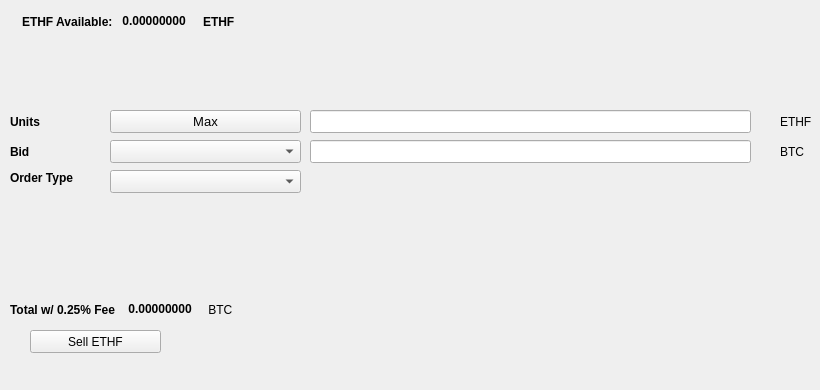
   <widget class="QWidget" name="SellTab">
    <attribute name="title">
     <string>Sell</string>
    </attribute>
    <widget class="QLabel" name="label_16">
     <property name="geometry">
      <rect>
       <x>780</x>
       <y>140</y>
       <width>31</width>
       <height>23</height>
      </rect>
     </property>
     <property name="text">
      <string>BTC</string>
     </property>
    </widget>
    <widget class="QComboBox" name="SellBidcomboBox">
     <property name="geometry">
      <rect>
       <x>110</x>
       <y>140</y>
       <width>191</width>
       <height>23</height>
      </rect>
     </property>
     <property name="font">
      <font>
       <pointsize>10</pointsize>
      </font>
     </property>
    </widget>
    <widget class="QLabel" name="label_18">
     <property name="geometry">
      <rect>
       <x>10</x>
       <y>110</y>
       <width>46</width>
       <height>23</height>
      </rect>
     </property>
     <property name="font">
      <font>
       <weight>75</weight>
       <bold>true</bold>
      </font>
     </property>
     <property name="text">
      <string>Units</string>
     </property>
    </widget>
    <widget class="QPushButton" name="Sell_Max_Amount">
     <property name="geometry">
      <rect>
       <x>110</x>
       <y>110</y>
       <width>191</width>
       <height>23</height>
      </rect>
     </property>
     <property name="font">
      <font>
       <pointsize>10</pointsize>
      </font>
     </property>
     <property name="text">
      <string>Max</string>
     </property>
    </widget>
    <widget class="QLabel" name="label_20">
     <property name="geometry">
      <rect>
       <x>10</x>
       <y>170</y>
       <width>91</width>
       <height>16</height>
      </rect>
     </property>
     <property name="font">
      <font>
       <weight>75</weight>
       <bold>true</bold>
      </font>
     </property>
     <property name="text">
      <string>Order Type</string>
     </property>
    </widget>
    <widget class="QComboBox" name="SellOrdertypeCombo">
     <property name="geometry">
      <rect>
       <x>110</x>
       <y>170</y>
       <width>191</width>
       <height>23</height>
      </rect>
     </property>
     <property name="font">
      <font>
       <pointsize>10</pointsize>
      </font>
     </property>
    </widget>
    <widget class="QLabel" name="label_21">
     <property name="geometry">
      <rect>
       <x>10</x>
       <y>140</y>
       <width>46</width>
       <height>23</height>
      </rect>
     </property>
     <property name="font">
      <font>
       <weight>75</weight>
       <bold>true</bold>
      </font>
     </property>
     <property name="text">
      <string>Bid</string>
     </property>
    </widget>
    <widget class="QLabel" name="label_22">
     <property name="geometry">
      <rect>
       <x>780</x>
       <y>110</y>
       <width>31</width>
       <height>23</height>
      </rect>
     </property>
     <property name="text">
      <string>ETHF</string>
     </property>
    </widget>
    <widget class="QLineEdit" name="UnitsInputETHF">
     <property name="geometry">
      <rect>
       <x>310</x>
       <y>110</y>
       <width>441</width>
       <height>23</height>
      </rect>
     </property>
     <property name="font">
      <font>
       <pointsize>9</pointsize>
       <weight>75</weight>
       <bold>true</bold>
      </font>
     </property>
    </widget>
    <widget class="QLineEdit" name="SellBidPriceEdit">
     <property name="geometry">
      <rect>
       <x>310</x>
       <y>140</y>
       <width>441</width>
       <height>23</height>
      </rect>
     </property>
     <property name="font">
      <font>
       <pointsize>9</pointsize>
       <weight>75</weight>
       <bold>true</bold>
      </font>
     </property>
    </widget>
    <widget class="QPushButton" name="SellETHFBTN">
     <property name="geometry">
      <rect>
       <x>30</x>
       <y>330</y>
       <width>131</width>
       <height>23</height>
      </rect>
     </property>
     <property name="text">
      <string>Sell ETHF</string>
     </property>
     <property name="icon">
      <iconset resource="../ethf">
       <normaloff>:/icons/bitcoin</normaloff>:/icons/bitcoin</iconset>
     </property>
    </widget>
    <widget class="QWidget" name="layoutWidget3">
     <property name="geometry">
      <rect>
       <x>22</x>
       <y>12</y>
       <width>258</width>
       <height>19</height>
      </rect>
     </property>
     <layout class="QHBoxLayout" name="horizontalLayout">
      <item>
       <widget class="QLabel" name="label232_2">
        <property name="font">
         <font>
          <weight>75</weight>
          <bold>true</bold>
         </font>
        </property>
        <property name="text">
         <string>ETHF Available:</string>
        </property>
       </widget>
      </item>
      <item>
       <widget class="QLabel" name="ETHFAvailableLabel">
        <property name="palette">
         <palette>
          <active>
           <colorrole role="WindowText">
            <brush brushstyle="SolidPattern">
             <color alpha="255">
              <red>0</red>
              <green>0</green>
              <blue>0</blue>
             </color>
            </brush>
           </colorrole>
           <colorrole role="Button">
            <brush brushstyle="SolidPattern">
             <color alpha="255">
              <red>0</red>
              <green>170</green>
              <blue>0</blue>
             </color>
            </brush>
           </colorrole>
           <colorrole role="Light">
            <brush brushstyle="SolidPattern">
             <color alpha="255">
              <red>0</red>
              <green>255</green>
              <blue>0</blue>
             </color>
            </brush>
           </colorrole>
           <colorrole role="Midlight">
            <brush brushstyle="SolidPattern">
             <color alpha="255">
              <red>0</red>
              <green>212</green>
              <blue>0</blue>
             </color>
            </brush>
           </colorrole>
           <colorrole role="Dark">
            <brush brushstyle="SolidPattern">
             <color alpha="255">
              <red>0</red>
              <green>85</green>
              <blue>0</blue>
             </color>
            </brush>
           </colorrole>
           <colorrole role="Mid">
            <brush brushstyle="SolidPattern">
             <color alpha="255">
              <red>0</red>
              <green>113</green>
              <blue>0</blue>
             </color>
            </brush>
           </colorrole>
           <colorrole role="Text">
            <brush brushstyle="SolidPattern">
             <color alpha="255">
              <red>0</red>
              <green>170</green>
              <blue>0</blue>
             </color>
            </brush>
           </colorrole>
           <colorrole role="BrightText">
            <brush brushstyle="SolidPattern">
             <color alpha="255">
              <red>255</red>
              <green>255</green>
              <blue>255</blue>
             </color>
            </brush>
           </colorrole>
           <colorrole role="ButtonText">
            <brush brushstyle="SolidPattern">
             <color alpha="255">
              <red>0</red>
              <green>0</green>
              <blue>0</blue>
             </color>
            </brush>
           </colorrole>
           <colorrole role="Base">
            <brush brushstyle="SolidPattern">
             <color alpha="255">
              <red>255</red>
              <green>255</green>
              <blue>255</blue>
             </color>
            </brush>
           </colorrole>
           <colorrole role="Window">
            <brush brushstyle="SolidPattern">
             <color alpha="255">
              <red>0</red>
              <green>170</green>
              <blue>0</blue>
             </color>
            </brush>
           </colorrole>
           <colorrole role="Shadow">
            <brush brushstyle="SolidPattern">
             <color alpha="255">
              <red>0</red>
              <green>0</green>
              <blue>0</blue>
             </color>
            </brush>
           </colorrole>
           <colorrole role="AlternateBase">
            <brush brushstyle="SolidPattern">
             <color alpha="255">
              <red>127</red>
              <green>212</green>
              <blue>127</blue>
             </color>
            </brush>
           </colorrole>
           <colorrole role="ToolTipBase">
            <brush brushstyle="SolidPattern">
             <color alpha="255">
              <red>255</red>
              <green>255</green>
              <blue>220</blue>
             </color>
            </brush>
           </colorrole>
           <colorrole role="ToolTipText">
            <brush brushstyle="SolidPattern">
             <color alpha="255">
              <red>0</red>
              <green>0</green>
              <blue>0</blue>
             </color>
            </brush>
           </colorrole>
          </active>
          <inactive>
           <colorrole role="WindowText">
            <brush brushstyle="SolidPattern">
             <color alpha="255">
              <red>0</red>
              <green>0</green>
              <blue>0</blue>
             </color>
            </brush>
           </colorrole>
           <colorrole role="Button">
            <brush brushstyle="SolidPattern">
             <color alpha="255">
              <red>0</red>
              <green>170</green>
              <blue>0</blue>
             </color>
            </brush>
           </colorrole>
           <colorrole role="Light">
            <brush brushstyle="SolidPattern">
             <color alpha="255">
              <red>0</red>
              <green>255</green>
              <blue>0</blue>
             </color>
            </brush>
           </colorrole>
           <colorrole role="Midlight">
            <brush brushstyle="SolidPattern">
             <color alpha="255">
              <red>0</red>
              <green>212</green>
              <blue>0</blue>
             </color>
            </brush>
           </colorrole>
           <colorrole role="Dark">
            <brush brushstyle="SolidPattern">
             <color alpha="255">
              <red>0</red>
              <green>85</green>
              <blue>0</blue>
             </color>
            </brush>
           </colorrole>
           <colorrole role="Mid">
            <brush brushstyle="SolidPattern">
             <color alpha="255">
              <red>0</red>
              <green>113</green>
              <blue>0</blue>
             </color>
            </brush>
           </colorrole>
           <colorrole role="Text">
            <brush brushstyle="SolidPattern">
             <color alpha="255">
              <red>0</red>
              <green>170</green>
              <blue>0</blue>
             </color>
            </brush>
           </colorrole>
           <colorrole role="BrightText">
            <brush brushstyle="SolidPattern">
             <color alpha="255">
              <red>255</red>
              <green>255</green>
              <blue>255</blue>
             </color>
            </brush>
           </colorrole>
           <colorrole role="ButtonText">
            <brush brushstyle="SolidPattern">
             <color alpha="255">
              <red>0</red>
              <green>0</green>
              <blue>0</blue>
             </color>
            </brush>
           </colorrole>
           <colorrole role="Base">
            <brush brushstyle="SolidPattern">
             <color alpha="255">
              <red>255</red>
              <green>255</green>
              <blue>255</blue>
             </color>
            </brush>
           </colorrole>
           <colorrole role="Window">
            <brush brushstyle="SolidPattern">
             <color alpha="255">
              <red>0</red>
              <green>170</green>
              <blue>0</blue>
             </color>
            </brush>
           </colorrole>
           <colorrole role="Shadow">
            <brush brushstyle="SolidPattern">
             <color alpha="255">
              <red>0</red>
              <green>0</green>
              <blue>0</blue>
             </color>
            </brush>
           </colorrole>
           <colorrole role="AlternateBase">
            <brush brushstyle="SolidPattern">
             <color alpha="255">
              <red>127</red>
              <green>212</green>
              <blue>127</blue>
             </color>
            </brush>
           </colorrole>
           <colorrole role="ToolTipBase">
            <brush brushstyle="SolidPattern">
             <color alpha="255">
              <red>255</red>
              <green>255</green>
              <blue>220</blue>
             </color>
            </brush>
           </colorrole>
           <colorrole role="ToolTipText">
            <brush brushstyle="SolidPattern">
             <color alpha="255">
              <red>0</red>
              <green>0</green>
              <blue>0</blue>
             </color>
            </brush>
           </colorrole>
          </inactive>
          <disabled>
           <colorrole role="WindowText">
            <brush brushstyle="SolidPattern">
             <color alpha="255">
              <red>0</red>
              <green>85</green>
              <blue>0</blue>
             </color>
            </brush>
           </colorrole>
           <colorrole role="Button">
            <brush brushstyle="SolidPattern">
             <color alpha="255">
              <red>0</red>
              <green>170</green>
              <blue>0</blue>
             </color>
            </brush>
           </colorrole>
           <colorrole role="Light">
            <brush brushstyle="SolidPattern">
             <color alpha="255">
              <red>0</red>
              <green>255</green>
              <blue>0</blue>
             </color>
            </brush>
           </colorrole>
           <colorrole role="Midlight">
            <brush brushstyle="SolidPattern">
             <color alpha="255">
              <red>0</red>
              <green>212</green>
              <blue>0</blue>
             </color>
            </brush>
           </colorrole>
           <colorrole role="Dark">
            <brush brushstyle="SolidPattern">
             <color alpha="255">
              <red>0</red>
              <green>85</green>
              <blue>0</blue>
             </color>
            </brush>
           </colorrole>
           <colorrole role="Mid">
            <brush brushstyle="SolidPattern">
             <color alpha="255">
              <red>0</red>
              <green>113</green>
              <blue>0</blue>
             </color>
            </brush>
           </colorrole>
           <colorrole role="Text">
            <brush brushstyle="SolidPattern">
             <color alpha="255">
              <red>0</red>
              <green>85</green>
              <blue>0</blue>
             </color>
            </brush>
           </colorrole>
           <colorrole role="BrightText">
            <brush brushstyle="SolidPattern">
             <color alpha="255">
              <red>255</red>
              <green>255</green>
              <blue>255</blue>
             </color>
            </brush>
           </colorrole>
           <colorrole role="ButtonText">
            <brush brushstyle="SolidPattern">
             <color alpha="255">
              <red>0</red>
              <green>85</green>
              <blue>0</blue>
             </color>
            </brush>
           </colorrole>
           <colorrole role="Base">
            <brush brushstyle="SolidPattern">
             <color alpha="255">
              <red>0</red>
              <green>170</green>
              <blue>0</blue>
             </color>
            </brush>
           </colorrole>
           <colorrole role="Window">
            <brush brushstyle="SolidPattern">
             <color alpha="255">
              <red>0</red>
              <green>170</green>
              <blue>0</blue>
             </color>
            </brush>
           </colorrole>
           <colorrole role="Shadow">
            <brush brushstyle="SolidPattern">
             <color alpha="255">
              <red>0</red>
              <green>0</green>
              <blue>0</blue>
             </color>
            </brush>
           </colorrole>
           <colorrole role="AlternateBase">
            <brush brushstyle="SolidPattern">
             <color alpha="255">
              <red>0</red>
              <green>170</green>
              <blue>0</blue>
             </color>
            </brush>
           </colorrole>
           <colorrole role="ToolTipBase">
            <brush brushstyle="SolidPattern">
             <color alpha="255">
              <red>255</red>
              <green>255</green>
              <blue>220</blue>
             </color>
            </brush>
           </colorrole>
           <colorrole role="ToolTipText">
            <brush brushstyle="SolidPattern">
             <color alpha="255">
              <red>0</red>
              <green>0</green>
              <blue>0</blue>
             </color>
            </brush>
           </colorrole>
          </disabled>
         </palette>
        </property>
        <property name="font">
         <font>
          <weight>75</weight>
          <bold>true</bold>
         </font>
        </property>
        <property name="text">
         <string> 0.00000000 </string>
        </property>
        <property name="textInteractionFlags">
         <set>Qt::LinksAccessibleByMouse|Qt::TextSelectableByKeyboard|Qt::TextSelectableByMouse</set>
        </property>
       </widget>
      </item>
      <item>
       <widget class="QLabel" name="labelETHF">
        <property name="font">
         <font>
          <weight>75</weight>
          <bold>true</bold>
         </font>
        </property>
        <property name="text">
         <string>ETHF</string>
        </property>
       </widget>
      </item>
     </layout>
    </widget>
    <widget class="QWidget" name="layoutWidget">
     <property name="geometry">
      <rect>
       <x>10</x>
       <y>300</y>
       <width>268</width>
       <height>19</height>
      </rect>
     </property>
     <layout class="QHBoxLayout" name="horizontalLayout_2">
      <item>
       <widget class="QLabel" name="label_19">
        <property name="font">
         <font>
          <weight>75</weight>
          <bold>true</bold>
         </font>
        </property>
        <property name="text">
         <string>Total w/ 0.25% Fee </string>
        </property>
       </widget>
      </item>
      <item>
       <widget class="QLabel" name="SellCostLabel">
        <property name="palette">
         <palette>
          <active>
           <colorrole role="WindowText">
            <brush brushstyle="SolidPattern">
             <color alpha="255">
              <red>0</red>
              <green>0</green>
              <blue>0</blue>
             </color>
            </brush>
           </colorrole>
           <colorrole role="Button">
            <brush brushstyle="SolidPattern">
             <color alpha="255">
              <red>0</red>
              <green>170</green>
              <blue>0</blue>
             </color>
            </brush>
           </colorrole>
           <colorrole role="Light">
            <brush brushstyle="SolidPattern">
             <color alpha="255">
              <red>0</red>
              <green>255</green>
              <blue>0</blue>
             </color>
            </brush>
           </colorrole>
           <colorrole role="Midlight">
            <brush brushstyle="SolidPattern">
             <color alpha="255">
              <red>0</red>
              <green>212</green>
              <blue>0</blue>
             </color>
            </brush>
           </colorrole>
           <colorrole role="Dark">
            <brush brushstyle="SolidPattern">
             <color alpha="255">
              <red>0</red>
              <green>85</green>
              <blue>0</blue>
             </color>
            </brush>
           </colorrole>
           <colorrole role="Mid">
            <brush brushstyle="SolidPattern">
             <color alpha="255">
              <red>0</red>
              <green>113</green>
              <blue>0</blue>
             </color>
            </brush>
           </colorrole>
           <colorrole role="Text">
            <brush brushstyle="SolidPattern">
             <color alpha="255">
              <red>0</red>
              <green>170</green>
              <blue>0</blue>
             </color>
            </brush>
           </colorrole>
           <colorrole role="BrightText">
            <brush brushstyle="SolidPattern">
             <color alpha="255">
              <red>255</red>
              <green>255</green>
              <blue>255</blue>
             </color>
            </brush>
           </colorrole>
           <colorrole role="ButtonText">
            <brush brushstyle="SolidPattern">
             <color alpha="255">
              <red>0</red>
              <green>0</green>
              <blue>0</blue>
             </color>
            </brush>
           </colorrole>
           <colorrole role="Base">
            <brush brushstyle="SolidPattern">
             <color alpha="255">
              <red>255</red>
              <green>255</green>
              <blue>255</blue>
             </color>
            </brush>
           </colorrole>
           <colorrole role="Window">
            <brush brushstyle="SolidPattern">
             <color alpha="255">
              <red>0</red>
              <green>170</green>
              <blue>0</blue>
             </color>
            </brush>
           </colorrole>
           <colorrole role="Shadow">
            <brush brushstyle="SolidPattern">
             <color alpha="255">
              <red>0</red>
              <green>0</green>
              <blue>0</blue>
             </color>
            </brush>
           </colorrole>
           <colorrole role="AlternateBase">
            <brush brushstyle="SolidPattern">
             <color alpha="255">
              <red>127</red>
              <green>212</green>
              <blue>127</blue>
             </color>
            </brush>
           </colorrole>
           <colorrole role="ToolTipBase">
            <brush brushstyle="SolidPattern">
             <color alpha="255">
              <red>255</red>
              <green>255</green>
              <blue>220</blue>
             </color>
            </brush>
           </colorrole>
           <colorrole role="ToolTipText">
            <brush brushstyle="SolidPattern">
             <color alpha="255">
              <red>0</red>
              <green>0</green>
              <blue>0</blue>
             </color>
            </brush>
           </colorrole>
          </active>
          <inactive>
           <colorrole role="WindowText">
            <brush brushstyle="SolidPattern">
             <color alpha="255">
              <red>0</red>
              <green>0</green>
              <blue>0</blue>
             </color>
            </brush>
           </colorrole>
           <colorrole role="Button">
            <brush brushstyle="SolidPattern">
             <color alpha="255">
              <red>0</red>
              <green>170</green>
              <blue>0</blue>
             </color>
            </brush>
           </colorrole>
           <colorrole role="Light">
            <brush brushstyle="SolidPattern">
             <color alpha="255">
              <red>0</red>
              <green>255</green>
              <blue>0</blue>
             </color>
            </brush>
           </colorrole>
           <colorrole role="Midlight">
            <brush brushstyle="SolidPattern">
             <color alpha="255">
              <red>0</red>
              <green>212</green>
              <blue>0</blue>
             </color>
            </brush>
           </colorrole>
           <colorrole role="Dark">
            <brush brushstyle="SolidPattern">
             <color alpha="255">
              <red>0</red>
              <green>85</green>
              <blue>0</blue>
             </color>
            </brush>
           </colorrole>
           <colorrole role="Mid">
            <brush brushstyle="SolidPattern">
             <color alpha="255">
              <red>0</red>
              <green>113</green>
              <blue>0</blue>
             </color>
            </brush>
           </colorrole>
           <colorrole role="Text">
            <brush brushstyle="SolidPattern">
             <color alpha="255">
              <red>0</red>
              <green>170</green>
              <blue>0</blue>
             </color>
            </brush>
           </colorrole>
           <colorrole role="BrightText">
            <brush brushstyle="SolidPattern">
             <color alpha="255">
              <red>255</red>
              <green>255</green>
              <blue>255</blue>
             </color>
            </brush>
           </colorrole>
           <colorrole role="ButtonText">
            <brush brushstyle="SolidPattern">
             <color alpha="255">
              <red>0</red>
              <green>0</green>
              <blue>0</blue>
             </color>
            </brush>
           </colorrole>
           <colorrole role="Base">
            <brush brushstyle="SolidPattern">
             <color alpha="255">
              <red>255</red>
              <green>255</green>
              <blue>255</blue>
             </color>
            </brush>
           </colorrole>
           <colorrole role="Window">
            <brush brushstyle="SolidPattern">
             <color alpha="255">
              <red>0</red>
              <green>170</green>
              <blue>0</blue>
             </color>
            </brush>
           </colorrole>
           <colorrole role="Shadow">
            <brush brushstyle="SolidPattern">
             <color alpha="255">
              <red>0</red>
              <green>0</green>
              <blue>0</blue>
             </color>
            </brush>
           </colorrole>
           <colorrole role="AlternateBase">
            <brush brushstyle="SolidPattern">
             <color alpha="255">
              <red>127</red>
              <green>212</green>
              <blue>127</blue>
             </color>
            </brush>
           </colorrole>
           <colorrole role="ToolTipBase">
            <brush brushstyle="SolidPattern">
             <color alpha="255">
              <red>255</red>
              <green>255</green>
              <blue>220</blue>
             </color>
            </brush>
           </colorrole>
           <colorrole role="ToolTipText">
            <brush brushstyle="SolidPattern">
             <color alpha="255">
              <red>0</red>
              <green>0</green>
              <blue>0</blue>
             </color>
            </brush>
           </colorrole>
          </inactive>
          <disabled>
           <colorrole role="WindowText">
            <brush brushstyle="SolidPattern">
             <color alpha="255">
              <red>0</red>
              <green>85</green>
              <blue>0</blue>
             </color>
            </brush>
           </colorrole>
           <colorrole role="Button">
            <brush brushstyle="SolidPattern">
             <color alpha="255">
              <red>0</red>
              <green>170</green>
              <blue>0</blue>
             </color>
            </brush>
           </colorrole>
           <colorrole role="Light">
            <brush brushstyle="SolidPattern">
             <color alpha="255">
              <red>0</red>
              <green>255</green>
              <blue>0</blue>
             </color>
            </brush>
           </colorrole>
           <colorrole role="Midlight">
            <brush brushstyle="SolidPattern">
             <color alpha="255">
              <red>0</red>
              <green>212</green>
              <blue>0</blue>
             </color>
            </brush>
           </colorrole>
           <colorrole role="Dark">
            <brush brushstyle="SolidPattern">
             <color alpha="255">
              <red>0</red>
              <green>85</green>
              <blue>0</blue>
             </color>
            </brush>
           </colorrole>
           <colorrole role="Mid">
            <brush brushstyle="SolidPattern">
             <color alpha="255">
              <red>0</red>
              <green>113</green>
              <blue>0</blue>
             </color>
            </brush>
           </colorrole>
           <colorrole role="Text">
            <brush brushstyle="SolidPattern">
             <color alpha="255">
              <red>0</red>
              <green>85</green>
              <blue>0</blue>
             </color>
            </brush>
           </colorrole>
           <colorrole role="BrightText">
            <brush brushstyle="SolidPattern">
             <color alpha="255">
              <red>255</red>
              <green>255</green>
              <blue>255</blue>
             </color>
            </brush>
           </colorrole>
           <colorrole role="ButtonText">
            <brush brushstyle="SolidPattern">
             <color alpha="255">
              <red>0</red>
              <green>85</green>
              <blue>0</blue>
             </color>
            </brush>
           </colorrole>
           <colorrole role="Base">
            <brush brushstyle="SolidPattern">
             <color alpha="255">
              <red>0</red>
              <green>170</green>
              <blue>0</blue>
             </color>
            </brush>
           </colorrole>
           <colorrole role="Window">
            <brush brushstyle="SolidPattern">
             <color alpha="255">
              <red>0</red>
              <green>170</green>
              <blue>0</blue>
             </color>
            </brush>
           </colorrole>
           <colorrole role="Shadow">
            <brush brushstyle="SolidPattern">
             <color alpha="255">
              <red>0</red>
              <green>0</green>
              <blue>0</blue>
             </color>
            </brush>
           </colorrole>
           <colorrole role="AlternateBase">
            <brush brushstyle="SolidPattern">
             <color alpha="255">
              <red>0</red>
              <green>170</green>
              <blue>0</blue>
             </color>
            </brush>
           </colorrole>
           <colorrole role="ToolTipBase">
            <brush brushstyle="SolidPattern">
             <color alpha="255">
              <red>255</red>
              <green>255</green>
              <blue>220</blue>
             </color>
            </brush>
           </colorrole>
           <colorrole role="ToolTipText">
            <brush brushstyle="SolidPattern">
             <color alpha="255">
              <red>0</red>
              <green>0</green>
              <blue>0</blue>
             </color>
            </brush>
           </colorrole>
          </disabled>
         </palette>
        </property>
        <property name="font">
         <font>
          <weight>75</weight>
          <bold>true</bold>
         </font>
        </property>
        <property name="autoFillBackground">
         <bool>false</bool>
        </property>
        <property name="text">
         <string> 0.00000000</string>
        </property>
        <property name="textInteractionFlags">
         <set>Qt::LinksAccessibleByMouse|Qt::TextSelectableByMouse</set>
        </property>
       </widget>
      </item>
      <item>
       <widget class="QLabel" name="label_17">
        <property name="font">
         <font>
          <weight>50</weight>
          <bold>false</bold>
         </font>
        </property>
        <property name="text">
         <string> BTC</string>
        </property>
       </widget>
      </item>
     </layout>
    </widget>
    <widget class="QLabel" name="label_23">
     <property name="geometry">
      <rect>
       <x>460</x>
       <y>300</y>
       <width>281</width>
       <height>81</height>
      </rect>
     </property>
     <property name="text">
      <string/>
     </property>
     <property name="pixmap">
      <pixmap>:/images/bittrex</pixmap>
     </property>
    </widget>
   </widget>
